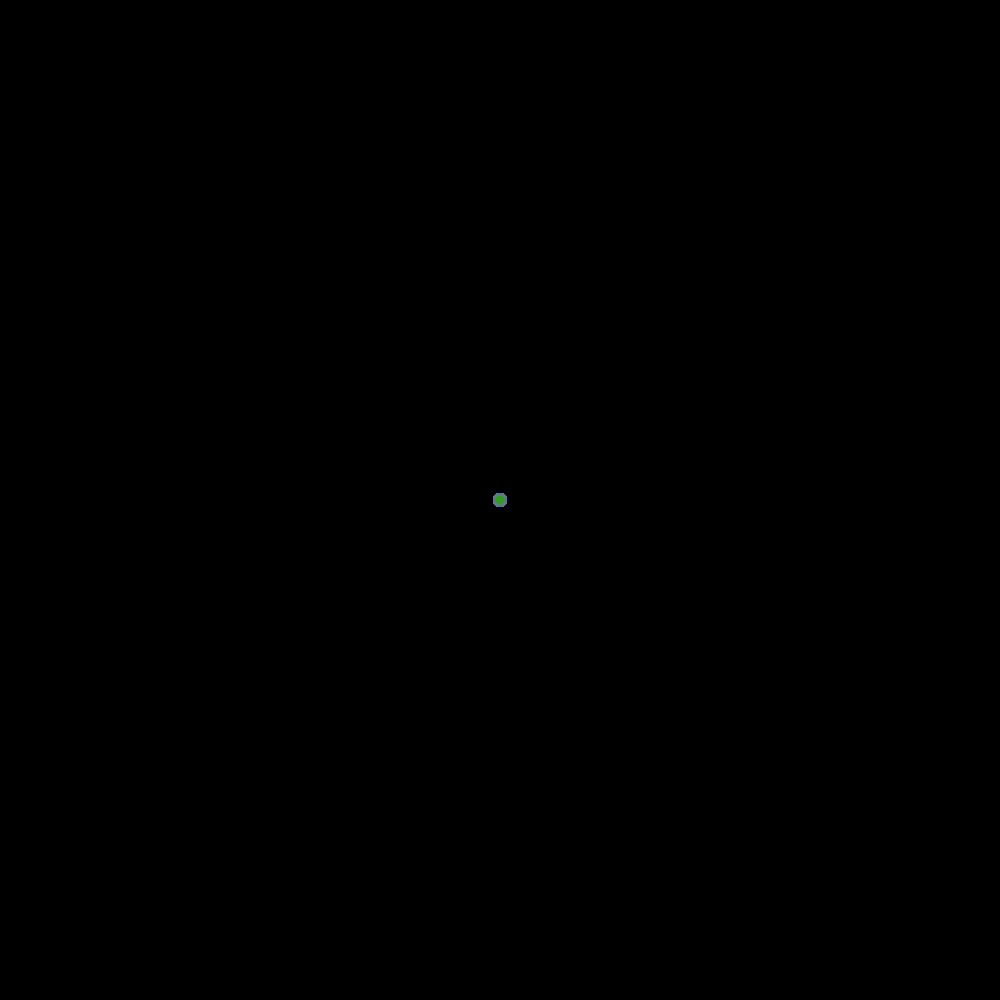
Frame 1 (no input)
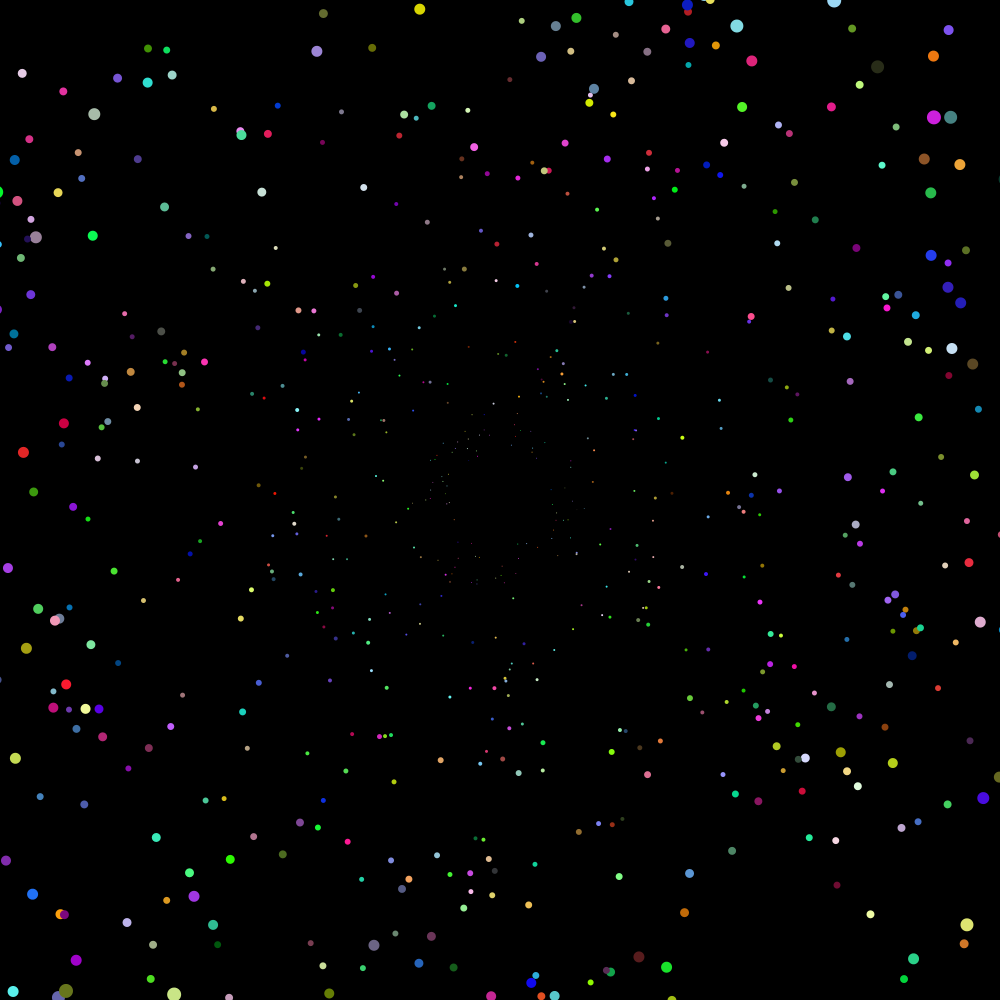
Frame 60 (the mouse pressed at the canvas centre just before this capture)
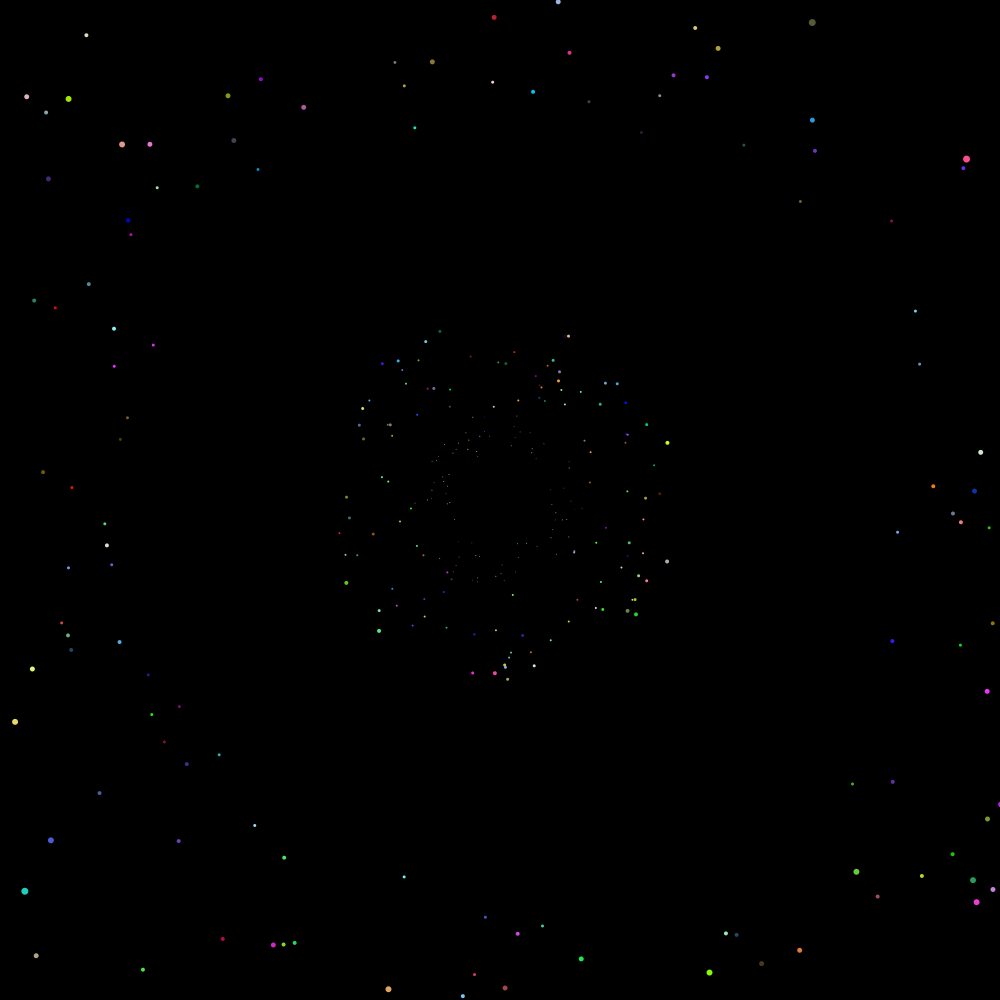
Frame 120 (the mouse held since frame 60 and released just before this capture)

The Processing sketch that drew these frames (run headless with seeded random() and noise(); from frame 60 on, the mouse is pressed at the canvas centre):

// Processing sketch: stars_wars
// ── stars_wars.pde
float n = 1000.;
Star[] stars = new Star[1000];
int nbStar = stars.length;

void setup() {
    size(1000, 1000);
    frameRate(120);
    noStroke();
    translate(n / 2, n / 2);
    for (int i = 0; i < nbStar; i++) {
        float angle = random(2 * PI);
        stars[i] = new Star(n / 2 + 2 * n * cos(angle), n / 2 + 2 * n * sin(angle), int(random(255)), int(random(255)), int(random(255)), int(random(1, 15)), random(0.0004, 0.0008));
        stars[i].setX(n / 2);
        stars[i].setY(n / 2);
    }
}

void draw() {
    
    background(0);
    
    for (int i = 0; i < nbStar; i++) {
        stars[i].draw();
    }
    
    if (frameCount < 301) {
        save(String.format("images/im_%03d.png",(301 - frameCount)));
        save(String.format("images/im_%03d.png",(301 + frameCount)));
    }
    
    
    
    
    if (frameCount % 6000 == 0) {
        for (int i = 0; i < nbStar; i++) {
            stars[i].setX(n / 2);
            stars[i].setY(n / 2);
        }
    }
    if (frameCount % 600 == 300) {
        for (int i = 0; i < nbStar; i++) {
            stars[i].setXInit(n / 2);
            stars[i].setYInit(n / 2);
        }
    }
    
    if (mousePressed) {
        for (int i = 0; i < nbStar; i++) {
            if (inCircle(stars[i].getX(), stars[i].getY(), mouseX, mouseY, 200)) {
                stars[i].moveToward(mouseX, mouseY);
            }
            else {
                stars[i].moveToward(stars[i].getXInit(), stars[i].getYInit());
            }
        }
    }
    else {
        for (int i = 0; i < nbStar; i++) {
            stars[i].moveToward(stars[i].getXInit(), stars[i].getYInit());
        }
    }
    
    
}

Boolean inEllipse(float x, float y, float center_x, float center_y, float radius_x, float radius_y) {
    return sq(x - center_x) / sq(radius_x) + sq(y - center_y) / sq(radius_y) < 1;
}

Boolean inCircle(float x, float y, float center_x, float center_y, float radius) {
    return inEllipse(x, y, center_x, center_y, radius, radius);
}
// ── star.pde
public class Star {
    
    private float x, y; // Position
    private float noise_x, noise_y; // Noise around the position
    private float x_init, y_init; // Initial position
    private int r, g, b; // RGB Color
    private int radius; // Radius
    private float speed; // Moving speed
    
    public Star(float x, float y, int r, int g, int b, int radius, float speed) {
        this.x = x;
        this.y = y;
        this.x_init = x;
        this.y_init = y;
        this.r = r;
        this.g = g;
        this.b = b;
        this.radius = radius;
        this.speed = speed;
    }
    
    public void moveToward(float x_dest, float y_dest) {
        //System.out.printf("x_dest = " + x_dest + " y_dest = " + y_dest + "\n");
        //System.out.printf("mouseX = " + mouseY + " mouseY = " + mouseY + "\n");
        float x_dir = x_dest - this.x;
        float y_dir = y_dest - this.y;
        this.x += this.speed * this.radius * x_dir;
        this.y += this.speed * this.radius * y_dir;
    }
    
    public void draw() {
        fill(r, g, b);
        circle(this.x, this.y, this.radius);
    }
    
    public void draw_noisy() {
        applyNoise();
        fill(r, g, b);
        circle(this.x + this.noise_x, this.y + this.noise_y, this.radius);
    }
    
    public float getXInit() {
        return this.x_init;
    }
    
    public float getYInit() {
        return this.y_init;
    }
    
    public void setXInit(float x) {
        this.x_init = x;
    }
    
    public void setYInit(float y) {
        this.y_init = y;
    }
    
    public float getX() {
        applyNoise();
        return this.x + this.noise_x;
    }
    
    public float getY() {
        applyNoise();
        return this.y + this.noise_y;
    }
    
    public void setX(float x) {
        this.x = x;
    }
    
    public void setY(float y) {
        this.y = y;
    }
    
    private void applyNoise() {
        if (!mousePressed) {
            this.noise_x = noise((this.x + frameCount) / 100.);
            this.noise_y = noise((this.y + frameCount) / 100.);
        }
        else {
            this.noise_x = 0;
            this.noise_y = 0;
        }
    }
}
